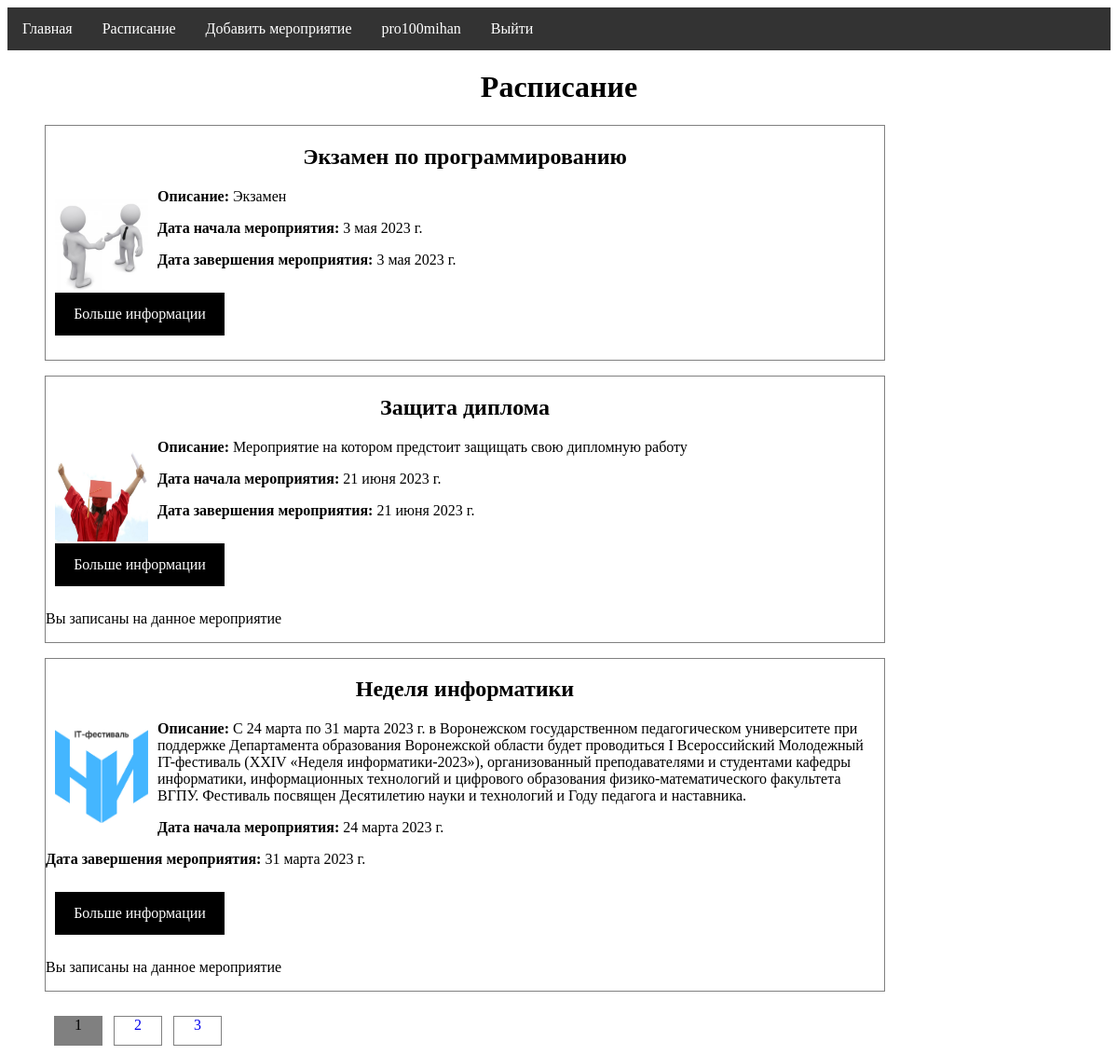
/schedule/ (signed in), run on the app's committed database.
### event/models.py (models this page shows, shortened)
class Event(models.Model):
    title = models.CharField(max_length=255, verbose_name="Название")
    description = models.TextField(blank=True, verbose_name="Описание")
    type = models.CharField(max_length=255, verbose_name="Тип", choices={
            ('Online', 'Online'),
            ('Offline', 'Offline'),
    })
    logo = models.ImageField(upload_to="logo", verbose_name="Логотип")
    date_start = models.DateField(verbose_name="Дата начала мероприятия")
    date_end = models.DateField(verbose_name="Дата окончания мероприятия")
    city = models.CharField(max_length=255, verbose_name="Город")
    is_published = models.BooleanField(default=True)
    def get_absolute_url(self):
        return reverse('post', kwargs={'post_id': self.pk})
    class Meta:
        verbose_name = 'Мероприятия'
        verbose_name_plural = 'Мероприятия'

class EventUser(models.Model):
    event = models.ForeignKey('Event', on_delete=models.PROTECT, null=True)
    user_id = models.IntegerField()
    logo = models.ImageField(upload_to="logo")
    date_join = models.DateTimeField(auto_now_add=True)

### event/views.py (the view)
# urls.py: path('schedule/', EventHome.as_view(), name='schedule'),
class EventHome(DataMixin, ListView):
    model = Event
    template_name = 'event/schedule.html'
    context_object_name = 'posts'
    data = EventUser.objects.all()
    def get_context_data(self, *, object_list=None, **kwargs):
        context = super().get_context_data(**kwargs)
        c_def = self.get_user_context(title="Расписание")
        return dict(list(context.items())+list(c_def.items()))
    def get_queryset(self):
        return Event.objects.filter(is_published=True)

### event/utils.py (called while the page is built)
        def get_user_context(self, **kwargs):
                context = kwargs
                context['data'] = EventUser.objects.all()
                user_menu = menu.copy()
                if not self.request.user.is_authenticated:
                        user_menu.pop(2)
                context['menu'] = user_menu
                return context

### event/templates/event/schedule.html (shortened to what this page needs)
{% extends 'event/base.html' %}
{% block content %}
<h1 id="center_sched"> {{title}} </h1>
<ul>
    {%for p in posts %}
    <li id="border_li">
        <h2 id="event_name">{{p.title}}</h2>
         {% if p.logo %}
        <img id="img_logo" src="{{ p.logo.url }}">
        {% endif %}
        <p><strong>Описание:</strong> {{p.description}}</p>
        <p><strong>Дата начала мероприятия:</strong> {{p.date_start}}</p>
        <p><strong>Дата завершения мероприятия:</strong> {{p.date_end}}</p>
        <p id="more_info"><a href=" {{ p.get_absolute_url }} ">Больше информации</a></p>
        {% for d in data %}
        {% if d.user_id == user.pk and d.event_id == p.pk %}
            <p>Вы записаны на данное мероприятие</p>
        {% endif %}
    {% endfor %}
    </li>
    {% endfor %}
</ul>
{% endblock %}

### event/templates/event/base.html (shortened to what this page needs)
{% load static %}
<!DOCTYPE html>
<html lang="en">
<head>
    <link type="text/css" href="{% static 'event/css/styles.css' %}" rel="stylesheet"/>
</head>
<body>
{% block mainmenu %}
<ul id="navbar" class="navbar">
    {%for m in menu %}
<li ><a href="{% url m.url_name %}">{{m.title}}</a></li>
    {% endfor %}
    {% if request.user.is_authenticated %}
    <li> <a href="{% url 'profile' %}">{{ user.username }} </a><a href="{% url 'logout' %}">Выйти</a></li>
    {% else %}
    <li><a href="{% url 'register' %}">Регистрация</a> <a href="{% url 'login' %}">Войти</a></li>
    {% endif %}
</ul>
{% endblock mainmenu %}
{% block content %}
{% endblock %}
{% if page_obj.has_other_pages %}
<nav>
    <ul>
        {%for p in paginator.page_range %}
        {% if page_obj.number == p %}
        <li class="pageno_li_selected"> {{ p }} </li>
        {% elif p >= page_obj.number|add:-2 and p <= page_obj.number|add:2 %}
        <li class="pageno_li">
            <a href="?page={{ p }}">{{ p }} </a>
        </li>
        {%endif%}
        {% endfor %}
    </ul>
</nav>
   {%endif%}
</body>
</html>

### event/static/event/css/styles.css (style rules this page uses)
ul.navbar { list-style: none; margin: 0; padding: 0; overflow: hidden; background-color: #333; }
ul.navbar li a { float: left; display: block; color: white; text-align: center; padding: 14px 16px; text-decoration: none; }
#center_sched { text-align: center; }
#border_li { border: 1px solid grey; padding: 0px; max-width: 900px; list-style-type: none; }
#more_info { text-align: center; padding: 10px; min-width: 100px; text-decoration: none; }
#more_info a { display: block; color: white; padding: 14px 16px; text-decoration: none; background-color: black; max-width: 150px; }
#event_name { text-align: center; }
#img_logo { width: 100px; height: 100px; float:left; margin: 10px 10px 10px 10px; }
.pageno_li { text-align: center; float: left; list-style-type: none; border: 1px solid grey; padding: 0px; width: 50px; height: 30px; margin: 10px 2px 10px 10px; }
.pageno_li a { text-align: center; padding: 14px 16px; text-decoration: none; }
.pageno_li_selected { text-align: center; float: left; list-style-type: none; border: 1px solid grey; padding: 0px; width: 50px; height: 30px; margin: 10px 2px 10px 10px; background-color: #808080; }

### data on the page
Event: title "Экзамен по программированию", logo (picture), description "Экзамен", date_start "3 мая 2023 г.", date_end "3 мая 2023 г."
Event: title "Защита диплома", logo (picture), description "Мероприятие на котором предстоит защищать свою дипломную работу", date_start "21 июня 2023 г.", date_end "21 июня 2023 г."
EventUser: shows "Вы записаны на данное мероприятие"
Event: title "Неделя информатики", logo (picture), description "С 24 марта по 31 марта 2023 г. в Воронежском государственном педагогическом университете при поддержке Департамента образования Воронежской области будет проводиться I Всероссийский Молодежный IT-фестиваль (XXIV «Неделя информатики-2023»), организованный преподавателями и студентами кафедры информатики, информационных технологий и цифрового образования физико-математического факультета ВГПУ. Фестиваль посвящен Десятилетию науки и технологий и Году педагога и наставника.", date_start "24 марта 2023 г.", date_end "31 марта 2023 г."
EventUser: shows "Вы записаны на данное мероприятие"

### other printed values
{{ m.title }} "Главная" "Расписание" "Добавить мероприятие"
{{ user.username }} "pro100mihan"
{{ title }} "Расписание"
{{ p }} "1"
{{ p }} "2" "3"
